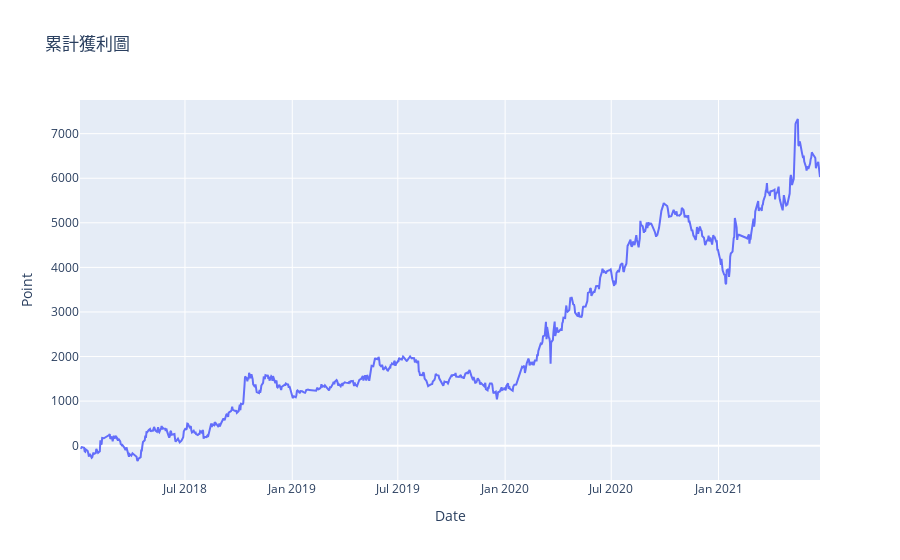

Source (notebook cell):
### Code cell
visualize_profit(test_significant_df,y_pred)

### Figure 1 — Plotly figure (JSON) as saved in the notebook; plotly's stock layout.template omitted (floating-point values rounded to 4 significant figures; data arrays with more than 128 entries replaced by an {"elided": "..."} marker saying what was removed)
{"data": [{"type": "scatter", "x": {"elided": "846 str values"}, "y": {"elided": "846 int values"}}], "layout": {"title": {"text": "累計獲利圖"}, "xaxis": {"title": {"text": "Date"}}, "yaxis": {"title": {"text": "Point"}}}}
